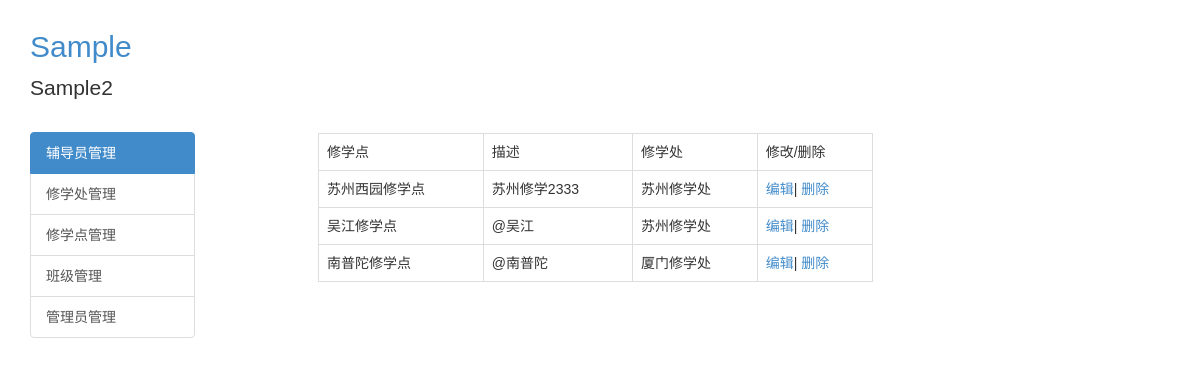
The page /admin/department/list (signed in) on the database its author committed.
### putidms/models/org.py (models this page shows, shortened)
class Department(db.Model):
    __tablename__ = 'departments'
    id = db.Column(db.Integer, primary_key=True, autoincrement=True)
    division_id = db.Column(db.Integer, db.ForeignKey('divisions.id'))
    name = db.Column(db.String(255), index=True, unique=True, nullable=False)
    desc = db.Column(db.Text)
    create_time = db.Column(db.DateTime, default=datetime.utcnow)
    update_user = db.Column(db.Integer)
    update_time = db.Column(db.DateTime, default=datetime.utcnow)
    classes = db.relationship('Class', backref='department', lazy='dynamic')

class Division(db.Model):
    __tablename__ = 'divisions'
    id = db.Column(db.Integer, primary_key=True, autoincrement=True)
    name = db.Column(db.String(255), index=True, unique=True, nullable=False)
    desc = db.Column(db.Text)
    create_time = db.Column(db.DateTime, default=datetime.utcnow)
    update_user = db.Column(db.Integer)
    update_time = db.Column(db.DateTime, default=datetime.utcnow)
    departments = db.relationship('Department', backref='division', lazy='dynamic')

### putidms/admin/views.py (the view)
@mod.route('/department/list')
@admin_required
def department_list():
    depts = Department.query.all()
    return render_template('admin/department_list.html', depts=depts)

### putidms/models/user.py (called while the page is built)
@login_manager.user_loader
def load_user(user_id):
    return User.query.get(int(user_id))

    def can(self, permissions):
        return self.role is not None and (self.role.permissions | permissions) == permissions

### putidms/templates/admin/department_list.html
{% extends 'base.html' %}
{% from "_macros.html" import render_field, render_submit_field %}
{% block content %}
{% if depts %}
<div class="row">
    <div class="col-md-offset-1 col-md-8">
        <table class="table table-bordered">
            <tr>
                <td>修学点</td>
                <td>描述</td>
                <td>修学处</td>
                <td>修改/删除</td>
            </tr>
            {% for dept in depts %}
            <tr>
                <td>{{ dept.name }}</td>
                <td>{{ dept.desc }}</td>
                <td>{{ dept.division.name }}</td>
                <td>
                    <a href="{{ url_for('admin.department_edit',id=dept.id) }}">编辑</a>|
                    <a href="{{ url_for('admin.department_delete',id=dept.id) }}">删除</a>
                </td>
            </tr>
            {% endfor %}
        </table>
    </div>
</div>
{% endif %}
{% endblock %}

### rows shown on the page
Department: name "苏州西园修学点", desc "苏州修学2333", division.name "苏州修学处"
Department: name "吴江修学点", desc "@吴江", division.name "苏州修学处"
Department: name "南普陀修学点", desc "@南普陀", division.name "厦门修学处"
